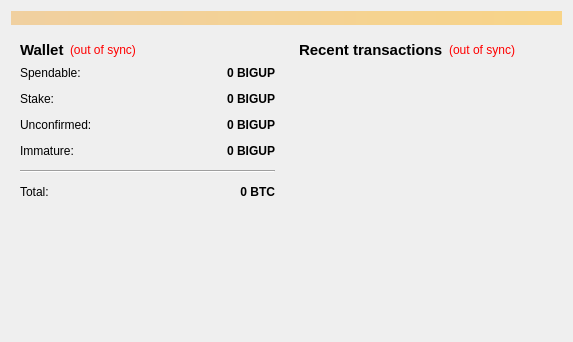
<?xml version="1.0" encoding="UTF-8"?>
<ui version="4.0">
 <class>OverviewPage</class>
 <widget class="QWidget" name="OverviewPage">
  <property name="geometry">
   <rect>
    <x>0</x>
    <y>0</y>
    <width>573</width>
    <height>342</height>
   </rect>
  </property>
  <property name="windowTitle">
   <string>Form</string>
  </property>
  <layout class="QVBoxLayout" name="topLayout">
   <item>
    <widget class="QLabel" name="labelAlerts">
     <property name="visible">
      <bool>false</bool>
     </property>
     <property name="styleSheet">
      <string notr="true">background-color: qlineargradient(x1: 0, y1: 0, x2: 1, y2: 0, stop:0 #F0D0A0, stop:1 #F8D488);  color:#000000
</string>
     </property>
     <property name="wordWrap">
      <bool>true</bool>
     </property>
     <property name="margin">
      <number>3</number>
     </property>
    </widget>
   </item>
   <item>
    <layout class="QHBoxLayout" name="horizontalLayout" stretch="1,1">
     <item>
      <layout class="QVBoxLayout" name="verticalLayout_2">
       <item>
        <widget class="QWidget" name="widget" native="true">
         <layout class="QVBoxLayout" name="verticalLayout_4">
          <item>
           <layout class="QHBoxLayout" name="horizontalLayout_4">
            <item>
             <widget class="QLabel" name="label_5">
              <property name="font">
               <font>
                <pointsize>11</pointsize>
                <weight>75</weight>
                <bold>true</bold>
               </font>
              </property>
              <property name="text">
               <string>Wallet</string>
              </property>
             </widget>
            </item>
            <item>
             <widget class="QLabel" name="labelWalletStatus">
              <property name="toolTip">
               <string>The displayed information may be out of date. Your wallet automatically synchronizes with the Bigup network after a connection is established, but this process has not completed yet.</string>
              </property>
              <property name="styleSheet">
               <string notr="true">QLabel { color: red; }</string>
              </property>
              <property name="text">
               <string notr="true">(out of sync)</string>
              </property>
              <property name="alignment">
               <set>Qt::AlignLeading|Qt::AlignLeft|Qt::AlignVCenter</set>
              </property>
             </widget>
            </item>
            <item>
             <spacer name="horizontalSpacer_2">
              <property name="orientation">
               <enum>Qt::Horizontal</enum>
              </property>
              <property name="sizeHint" stdset="0">
               <size>
                <width>40</width>
                <height>20</height>
               </size>
              </property>
             </spacer>
            </item>
           </layout>
          </item>
          <item>
           <layout class="QFormLayout" name="formLayout_2">
            <property name="fieldGrowthPolicy">
             <enum>QFormLayout::AllNonFixedFieldsGrow</enum>
            </property>
            <property name="horizontalSpacing">
             <number>12</number>
            </property>
            <property name="verticalSpacing">
             <number>12</number>
            </property>
            <item row="0" column="0">
             <widget class="QLabel" name="label">
              <property name="text">
               <string>Spendable:</string>
              </property>
             </widget>
            </item>
            <item row="0" column="1">
             <widget class="QLabel" name="labelBalance">
              <property name="font">
               <font>
                <weight>75</weight>
                <bold>true</bold>
               </font>
              </property>
              <property name="cursor">
               <cursorShape>IBeamCursor</cursorShape>
              </property>
              <property name="toolTip">
               <string>Your current spendable balance</string>
              </property>
              <property name="text">
               <string notr="true">0 BIGUP</string>
              </property>
              <property name="alignment">
               <set>Qt::AlignRight|Qt::AlignTrailing|Qt::AlignVCenter</set>
              </property>
              <property name="textInteractionFlags">
               <set>Qt::LinksAccessibleByMouse|Qt::TextSelectableByKeyboard|Qt::TextSelectableByMouse</set>
              </property>
             </widget>
            </item>
            <item row="1" column="0">
             <widget class="QLabel" name="label_6">
              <property name="text">
               <string>Stake:</string>
              </property>
             </widget>
            </item>
            <item row="1" column="1">
             <widget class="QLabel" name="labelStake">
              <property name="font">
               <font>
                <weight>75</weight>
                <bold>true</bold>
               </font>
              </property>
              <property name="cursor">
               <cursorShape>IBeamCursor</cursorShape>
              </property>
              <property name="toolTip">
               <string>Total of coins that was staked, and do not yet count toward the current balance</string>
              </property>
              <property name="text">
               <string notr="true">0 BIGUP</string>
              </property>
              <property name="alignment">
               <set>Qt::AlignRight|Qt::AlignTrailing|Qt::AlignVCenter</set>
              </property>
              <property name="textInteractionFlags">
               <set>Qt::LinksAccessibleByMouse|Qt::TextSelectableByKeyboard|Qt::TextSelectableByMouse</set>
              </property>
             </widget>
            </item>
            <item row="2" column="0">
             <widget class="QLabel" name="label_3">
              <property name="text">
               <string>Unconfirmed:</string>
              </property>
             </widget>
            </item>
            <item row="2" column="1">
             <widget class="QLabel" name="labelUnconfirmed">
              <property name="font">
               <font>
                <weight>75</weight>
                <bold>true</bold>
               </font>
              </property>
              <property name="cursor">
               <cursorShape>IBeamCursor</cursorShape>
              </property>
              <property name="toolTip">
               <string>Total of transactions that have yet to be confirmed, and do not yet count toward the current balance</string>
              </property>
              <property name="text">
               <string notr="true">0 BIGUP</string>
              </property>
              <property name="alignment">
               <set>Qt::AlignRight|Qt::AlignTrailing|Qt::AlignVCenter</set>
              </property>
              <property name="textInteractionFlags">
               <set>Qt::LinksAccessibleByMouse|Qt::TextSelectableByKeyboard|Qt::TextSelectableByMouse</set>
              </property>
             </widget>
            </item>
            <item row="3" column="0">
             <widget class="QLabel" name="labelImmatureText">
              <property name="text">
               <string>Immature:</string>
              </property>
             </widget>
            </item>
            <item row="3" column="1">
             <widget class="QLabel" name="labelImmature">
              <property name="font">
               <font>
                <weight>75</weight>
                <bold>true</bold>
               </font>
              </property>
              <property name="toolTip">
               <string>Mined balance that has not yet matured</string>
              </property>
              <property name="text">
               <string notr="true">0 BIGUP</string>
              </property>
              <property name="alignment">
               <set>Qt::AlignRight|Qt::AlignTrailing|Qt::AlignVCenter</set>
              </property>
              <property name="textInteractionFlags">
               <set>Qt::LinksAccessibleByMouse|Qt::TextSelectableByKeyboard|Qt::TextSelectableByMouse</set>
              </property>
             </widget>
            </item>
            <item row="4" column="0" colspan="2">
             <widget class="Line" name="line">
              <property name="orientation">
               <enum>Qt::Horizontal</enum>
              </property>
             </widget>
            </item>
            <item row="5" column="0">
             <widget class="QLabel" name="labelTotalText">
              <property name="text">
               <string>Total:</string>
              </property>
             </widget>
            </item>
            <item row="5" column="1">
             <widget class="QLabel" name="labelTotal">
              <property name="font">
               <font>
                <weight>75</weight>
                <bold>true</bold>
               </font>
              </property>
              <property name="cursor">
               <cursorShape>IBeamCursor</cursorShape>
              </property>
              <property name="toolTip">
               <string>Your current total balance</string>
              </property>
              <property name="text">
               <string notr="true">0 BTC</string>
              </property>
              <property name="alignment">
               <set>Qt::AlignRight|Qt::AlignTrailing|Qt::AlignVCenter</set>
              </property>
              <property name="textInteractionFlags">
               <set>Qt::LinksAccessibleByMouse|Qt::TextSelectableByKeyboard|Qt::TextSelectableByMouse</set>
              </property>
             </widget>
            </item>
           </layout>
          </item>
         </layout>
        </widget>
       </item>
       <item>
        <spacer name="verticalSpacer">
         <property name="orientation">
          <enum>Qt::Vertical</enum>
         </property>
         <property name="sizeHint" stdset="0">
          <size>
           <width>20</width>
           <height>40</height>
          </size>
         </property>
        </spacer>
       </item>
      </layout>
     </item>
     <item>
      <layout class="QVBoxLayout" name="verticalLayout_3">
       <item>
        <widget class="QWidget" name="widget_2" native="true">
         <layout class="QVBoxLayout" name="verticalLayout">
          <item>
           <layout class="QHBoxLayout" name="horizontalLayout_2">
            <item>
             <widget class="QLabel" name="label_4">
              <property name="font">
               <font>
                <pointsize>11</pointsize>
                <weight>75</weight>
                <bold>true</bold>
               </font>
              </property>
              <property name="text">
               <string>&lt;b&gt;Recent transactions&lt;/b&gt;</string>
              </property>
             </widget>
            </item>
            <item>
             <widget class="QLabel" name="labelTransactionsStatus">
              <property name="toolTip">
               <string>The displayed information may be out of date. Your wallet automatically synchronizes with the Bigup network after a connection is established, but this process has not completed yet.</string>
              </property>
              <property name="styleSheet">
               <string notr="true">QLabel { color: red; }</string>
              </property>
              <property name="text">
               <string notr="true">(out of sync)</string>
              </property>
              <property name="alignment">
               <set>Qt::AlignRight|Qt::AlignTrailing|Qt::AlignVCenter</set>
              </property>
             </widget>
            </item>
            <item>
             <spacer name="horizontalSpacer">
              <property name="orientation">
               <enum>Qt::Horizontal</enum>
              </property>
              <property name="sizeHint" stdset="0">
               <size>
                <width>40</width>
                <height>20</height>
               </size>
              </property>
             </spacer>
            </item>
           </layout>
          </item>
          <item>
           <widget class="QListView" name="listTransactions">
            <property name="styleSheet">
             <string notr="true">QListView { background: transparent; }</string>
            </property>
            <property name="frameShape">
             <enum>QFrame::NoFrame</enum>
            </property>
            <property name="verticalScrollBarPolicy">
             <enum>Qt::ScrollBarAlwaysOff</enum>
            </property>
            <property name="horizontalScrollBarPolicy">
             <enum>Qt::ScrollBarAlwaysOff</enum>
            </property>
            <property name="selectionMode">
             <enum>QAbstractItemView::NoSelection</enum>
            </property>
           </widget>
          </item>
         </layout>
        </widget>
       </item>
      </layout>
     </item>
    </layout>
   </item>
  </layout>
 </widget>
 <resources/>
 <connections/>
</ui>
